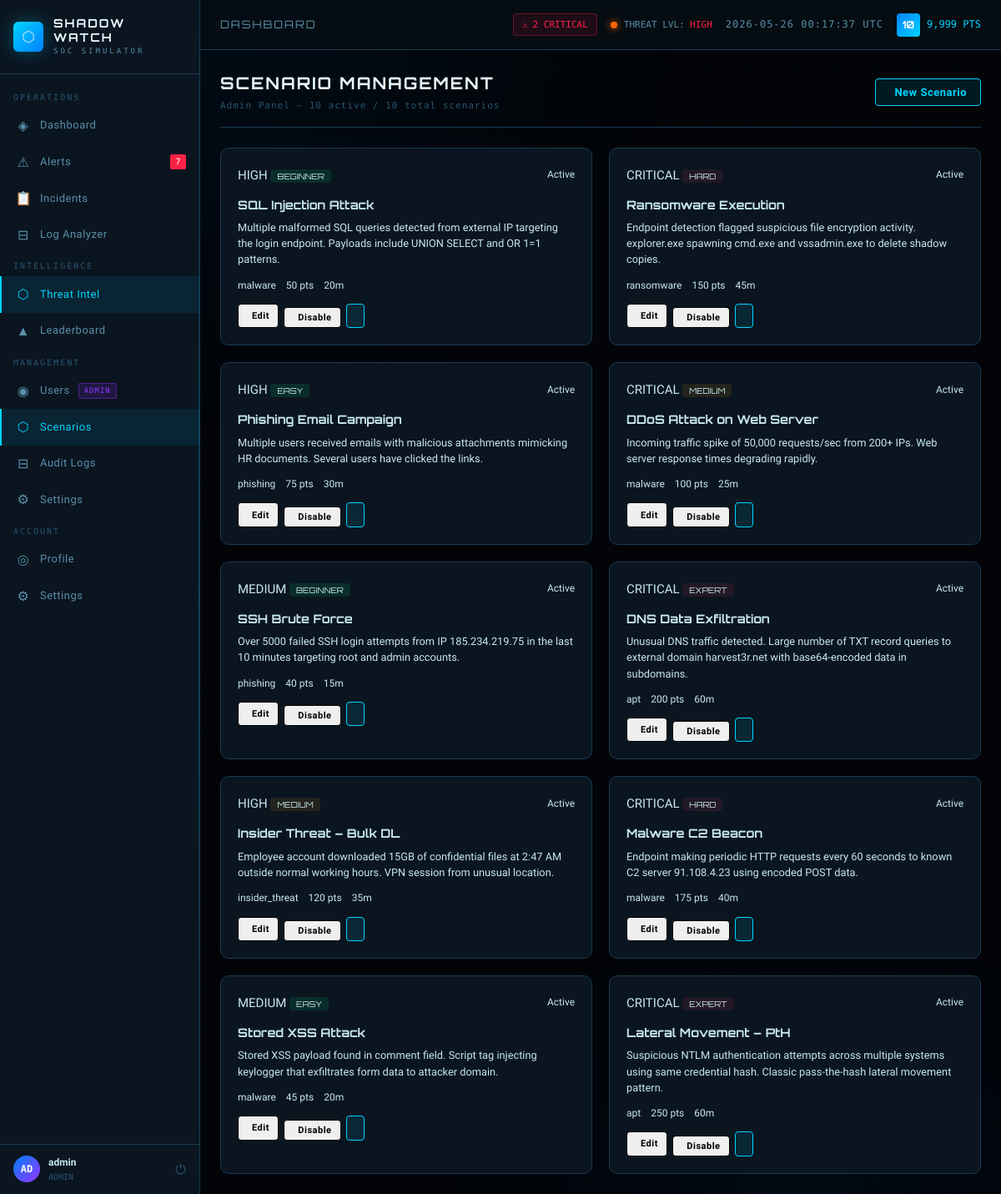
/admin/scenarios.php (signed in), run on the app's committed database.
### tables this page shows
CREATE TABLE IF NOT EXISTS users (
    id INT AUTO_INCREMENT PRIMARY KEY,
    username VARCHAR(50) UNIQUE NOT NULL,
    email VARCHAR(100) UNIQUE NOT NULL,
    password_hash VARCHAR(255) NOT NULL,
    role ENUM('analyst','senior_analyst','admin') DEFAULT 'analyst',
    score INT DEFAULT 0,
    level INT DEFAULT 1,
    preferences JSON DEFAULT NULL,
    is_active TINYINT(1) DEFAULT 1,
    last_login DATETIME DEFAULT NULL,
    created_at DATETIME DEFAULT CURRENT_TIMESTAMP,
    updated_at DATETIME DEFAULT CURRENT_TIMESTAMP ON UPDATE CURRENT_TIMESTAMP
);

CREATE TABLE IF NOT EXISTS scenarios (
    id INT AUTO_INCREMENT PRIMARY KEY,
    title VARCHAR(255) NOT NULL,
    description TEXT,
    category VARCHAR(100),
    severity ENUM('info','low','medium','high','critical') DEFAULT 'medium',
    difficulty ENUM('beginner','easy','medium','hard','expert') DEFAULT 'medium',
    points INT DEFAULT 50,
    alert_types VARCHAR(255) DEFAULT NULL,
    time_to_complete INT DEFAULT 30,
    is_active TINYINT(1) DEFAULT 1,
    created_at DATETIME DEFAULT CURRENT_TIMESTAMP
);

### includes/db.php (called while the page is built, shortened)
<?php
class Database {
    private static $instance = null;
    private $pdo;
    private function __construct() {
        $dsn = "mysql:host=" . DB_HOST . ";dbname=" . DB_NAME . ";charset=utf8mb4";
        $options = [
            PDO::ATTR_ERRMODE => PDO::ERRMODE_EXCEPTION,
            PDO::ATTR_DEFAULT_FETCH_MODE => PDO::FETCH_ASSOC,
            PDO::ATTR_EMULATE_PREPARES => false,
        ];
        try {
            $this->pdo = new PDO($dsn, DB_USER, DB_PASS, $options);
        } catch (PDOException $e) {
            error_log("DB Connection failed: " . $e->getMessage());
            die(json_encode(['error' => 'Database connection failed']));
        }
    }
    public static function getInstance() {
        if (!self::$instance) {
            self::$instance = new Database();
        }
        return self::$instance;
    }
    public function query($sql, $params = []) {
        $stmt = $this->pdo->prepare($sql);
        $stmt->execute($params);
        return $stmt;
    }
    public function fetchOne($sql, $params = []) {
        return $this->query($sql, $params)->fetch();
    }
}
function db() { return Database::getInstance(); }

### includes/functions.php (called while the page is built, shortened)
<?php
function sanitize($str) {
    return htmlspecialchars(trim((string)$str), ENT_QUOTES, 'UTF-8');
}
function getOpenAlertsCount() {
    $r = db()->fetchOne("SELECT COUNT(*) as cnt FROM alerts WHERE status = 'open'");
    return (int)($r['cnt'] ?? 0);
}
function getCriticalAlertsCount() {
    $r = db()->fetchOne("SELECT COUNT(*) as cnt FROM alerts WHERE status = 'open' AND severity = 'critical'");
    return (int)($r['cnt'] ?? 0);
}

### includes/auth.php (called while the page is built, shortened)
<?php
require_once __DIR__ . '/db.php';
function isLoggedIn() {
    return isset($_SESSION['user_id']) && !empty($_SESSION['user_id']);
}
function isAdmin() {
    return isset($_SESSION['user_role']) && $_SESSION['user_role'] === 'admin';
}
function isSeniorAnalyst() {
    return isset($_SESSION['user_role']) && in_array($_SESSION['user_role'], ['admin', 'senior_analyst']);
}
function getCurrentUser() {
    return db()->fetchOne("SELECT * FROM users WHERE id = ?", [$_SESSION['user_id']]);
}

### admin/scenarios.php (the view, shortened to what this page needs)
<?php
require_once '../includes/auth.php';
require_once '../includes/functions.php';
$db = db();
$scenarios = $db->query("SELECT * FROM scenarios ORDER BY created_at DESC")->fetchAll();
$counts = [
    'total'  => count($scenarios),
    'active' => count(array_filter($scenarios, fn($s) => $s['is_active'])),
];
include '../includes/header.php';
?>
<div class="page-header">
    <div>
        <h1 class="page-title"><i class="fas fa-dragon" style="color:var(--red)"></i> SCENARIO MANAGEMENT</h1>
        <p class="page-subtitle">Admin Panel — <?= $counts['active'] ?> active / <?= $counts['total'] ?> total scenarios</p>
    </div>
    <div class="page-actions">
        <button class="btn btn-primary" onclick="openModal('createModal')">
            <i class="fas fa-plus"></i> New Scenario
        </button>
    </div>
</div>
<div class="scenarios-grid">
    <?php foreach ($scenarios as $sc): ?>
    <div class="scenario-admin-card <?= !$sc['is_active'] ? 'inactive' : '' ?>">
        <div class="scard-header">
            <div>
                <span class="severity-badge severity-<?= $sc['severity'] ?>"><?= strtoupper($sc['severity']) ?></span>
                <span class="diff-badge diff-<?= $sc['difficulty'] ?>"><?= strtoupper($sc['difficulty']) ?></span>
            </div>
            <div class="scard-status">
                <?= $sc['is_active'] ? '<span style="color:var(--green)"><i class="fas fa-circle" style="font-size:.5rem"></i> Active</span>' : '<span style="color:var(--text-muted)"><i class="fas fa-circle" style="font-size:.5rem"></i> Inactive</span>' ?>
            </div>
        </div>
        <h3 class="scard-title"><?= sanitize($sc['title']) ?></h3>
        <p class="scard-desc"><?= sanitize($sc['description']) ?></p>
        <div class="scard-meta">
            <span><i class="fas fa-tag"></i> <?= sanitize($sc['category']) ?></span>
            <span><i class="fas fa-star"></i> <?= $sc['points'] ?> pts</span>
            <span><i class="fas fa-clock"></i> <?= $sc['time_to_complete'] ?>m</span>
        </div>
        <div class="scard-actions">
            <button class="btn btn-sm btn-secondary" onclick='openEditScenarioModal(<?= json_encode($sc) ?>)'>
                <i class="fas fa-edit"></i> Edit
            </button>
            <form method="POST" style="display:inline">
                <button type="submit" class="btn btn-sm <?= $sc['is_active']?'btn-warning':'btn-success' ?>">
                    <?= $sc['is_active']?'Disable':'Enable' ?>
                </button>
            </form>
            <button class="btn btn-sm btn-primary" onclick="generateFromScenario(<?= $sc['id'] ?>, '<?= addslashes($sc['title']) ?>')" title="Generate alert from this scenario">
            </button>
        </div>
    </div>
    <?php endforeach; ?>
</div>
<?php include '../includes/footer.php'; ?>

### includes/header.php (shortened to what this page needs)
<?php
require_once __DIR__ . '/auth.php';
require_once __DIR__ . '/functions.php';
$currentUser = getCurrentUser();
$openAlerts = getOpenAlertsCount();
$criticalAlerts = getCriticalAlertsCount();
$initials = strtoupper(substr($currentUser['username'], 0, 2));
$pageTitle = $pageTitle ?? 'Dashboard';
$currentPage = $currentPage ?? '';
?>
<!DOCTYPE html>
<html lang="en">
<head>
    <link rel="stylesheet" href="/shadowwatch/assets/css/app.css">
</head>
<body>
<div class="app-layout">
    <aside class="sidebar">
        <div class="sidebar-logo">
            <div class="logo-icon">⬡</div>
            <div>
                <div class="logo-text">SHADOW<br>WATCH</div>
                <div class="logo-sub">SOC SIMULATOR</div>
            </div>
        </div>
        <nav class="sidebar-nav">
            <div class="nav-section">Operations</div>
            <a href="/shadowwatch/dashboard.php" class="nav-item <?= $currentPage === 'dashboard' ? 'active' : '' ?>">
                <span class="nav-icon">◈</span> Dashboard
            </a>
            <a href="/shadowwatch/alerts.php" class="nav-item <?= $currentPage === 'alerts' ? 'active' : '' ?>">
                <span class="nav-icon">⚠</span> Alerts
                <?php if ($openAlerts > 0): ?>
                    <span class="nav-badge" id="alert-count-badge"><?= $openAlerts ?></span>
                <?php endif; ?>
            </a>
            <a href="/shadowwatch/incidents.php" class="nav-item <?= $currentPage === 'incidents' ? 'active' : '' ?>">
                <span class="nav-icon">📋</span> Incidents
            </a>
            <a href="/shadowwatch/logs.php" class="nav-item <?= $currentPage === 'logs' ? 'active' : '' ?>">
                <span class="nav-icon">⊟</span> Log Analyzer
            </a>
            <div class="nav-section">Intelligence</div>
            <a href="/shadowwatch/scenarios.php" class="nav-item <?= $currentPage === 'scenarios' ? 'active' : '' ?>">
                <span class="nav-icon">⬡</span> Threat Intel
            </a>
            <a href="/shadowwatch/leaderboard.php" class="nav-item <?= $currentPage === 'leaderboard' ? 'active' : '' ?>">
                <span class="nav-icon">▲</span> Leaderboard
            </a>
            <?php if (isSeniorAnalyst()): ?>
            <div class="nav-section">Management</div>
            <a href="/shadowwatch/admin/users.php" class="nav-item <?= $currentPage === 'admin_users' ? 'active' : '' ?>">
                <span class="nav-icon">◉</span> Users
                <?php if (isAdmin()): ?><span class="admin-badge">ADMIN</span><?php endif; ?>
            </a>
            <a href="/shadowwatch/admin/scenarios.php" class="nav-item <?= $currentPage === 'admin_scenarios' ? 'active' : '' ?>">
                <span class="nav-icon">⬡</span> Scenarios
            </a>
            <a href="/shadowwatch/admin/logs.php" class="nav-item <?= $currentPage === 'admin_logs' ? 'active' : '' ?>">
                <span class="nav-icon">⊟</span> Audit Logs
            </a>
            <a href="/shadowwatch/admin/settings.php" class="nav-item <?= $currentPage === 'admin_settings' ? 'active' : '' ?>">
                <span class="nav-icon">⚙</span> Settings
            </a>
            <?php endif; ?>
            <div class="nav-section">Account</div>
            <a href="/shadowwatch/profile.php" class="nav-item <?= $currentPage === 'profile' ? 'active' : '' ?>">
                <span class="nav-icon">◎</span> Profile
            </a>
            <a href="/shadowwatch/settings.php" class="nav-item <?= $currentPage === 'settings' ? 'active' : '' ?>">
                <span class="nav-icon">⚙</span> Settings
            </a>
        </nav>
        <div class="sidebar-footer">
            <div class="user-mini">
                <div class="user-avatar-sm"><?= $initials ?></div>
                <div class="user-mini-info">
                    <div class="user-mini-name"><?= htmlspecialchars($currentUser['username']) ?></div>
                    <div class="user-mini-role"><?= strtoupper(str_replace('_', ' ', $currentUser['role'])) ?></div>
                </div>
                <a href="/shadowwatch/includes/logout.php" title="Logout" style="color:var(--text-dim);text-decoration:none;font-size:16px;margin-left:4px;" onclick="return confirm('Logout?')">⏻</a>
            </div>
        </div>
    </aside>
    <div class="main-content">
        <header class="topbar">
            <span class="topbar-title"><?= htmlspecialchars($pageTitle) ?></span>
            <div class="topbar-right">
                <?php if ($criticalAlerts > 0): ?>
                <a href="/shadowwatch/alerts.php?severity=critical" class="topbar-alerts">
                    ⚠ <span id="topbar-alert-count"><?= $criticalAlerts ?> CRITICAL</span>
                </a>
                <?php endif; ?>
                <div class="threat-level">
                    <div class="threat-indicator"></div>
                    <span>THREAT LVL: <?= $criticalAlerts > 0 ? '<span style="color:var(--accent-red)">HIGH</span>' : '<span style="color:var(--accent-yellow)">ELEVATED</span>' ?></span>
                </div>
                <span class="topbar-clock" id="live-clock"></span>
                <div class="flex-center gap-8">
                    <span class="level-badge" title="Level <?= $currentUser['level'] ?>"><?= $currentUser['level'] ?></span>
                    <span style="font-family:var(--font-mono);font-size:12px;color:var(--accent-cyan)"><?= number_format($currentUser['score']) ?> PTS</span>
                </div>
            </div>
        </header>
        <div class="page-content">

### admin/scenarios.php (style rules this page uses)
.scenarios-grid { display:grid; grid-template-columns:repeat(auto-fill,minmax(320px,1fr)); gap:1.25rem; }
.scenario-admin-card { background:var(--bg-panel); border:1px solid var(--border); border-radius:10px; padding:1.25rem; transition:border-color .2s; }
.scard-header { display:flex; justify-content:space-between; align-items:center; margin-bottom:.75rem; }
.scard-status { font-size:.75rem; }
.scard-title { font-family:'Orbitron',sans-serif; font-size:.9rem; color:var(--text-primary); margin-bottom:.4rem; }
.scard-desc { font-size:.8rem; color:var(--text-muted); line-height:1.5; margin-bottom:.75rem; min-height:2.4rem; }
.scard-meta { display:flex; gap:.75rem; font-size:.75rem; color:var(--text-muted); margin-bottom:.75rem; }
.scard-actions { display:flex; gap:.4rem; flex-wrap:wrap; }
.diff-badge { padding:2px 8px; border-radius:4px; font-size:.6rem; font-family:'Orbitron',sans-serif; }
.diff-beginner,.diff-easy { background:rgba(0,255,136,.1); color:var(--green); border:1px solid var(--green); }
.diff-medium { background:rgba(255,165,0,.1); color:var(--orange); border:1px solid var(--orange); }
.diff-hard,.diff-expert { background:rgba(255,56,96,.1); color:var(--red); border:1px solid var(--red); }

### data on the page
users: username "AD", username "admin", role "ADMIN", level "10", score "9,999"
scenarios: severity "HIGH", difficulty "BEGINNER", is_active "Active", title "SQL Injection Attack", description "Multiple malformed SQL queries detected from external IP targeting the login endpoint. Payloads include UNION SELECT and OR 1=1 patterns.", category "malware", points "50", time_to_complete "20"
scenarios: severity "CRITICAL", difficulty "HARD", is_active "Active", title "Ransomware Execution", description "Endpoint detection flagged suspicious file encryption activity. explorer.exe spawning cmd.exe and vssadmin.exe to delete shadow copies.", category "ransomware", points "150", time_to_complete "45"
scenarios: severity "HIGH", difficulty "EASY", is_active "Active", title "Phishing Email Campaign", description "Multiple users received emails with malicious attachments mimicking HR documents. Several users have clicked the links.", category "phishing", points "75", time_to_complete "30"
scenarios: severity "CRITICAL", difficulty "MEDIUM", is_active "Active", title "DDoS Attack on Web Server", description "Incoming traffic spike of 50,000 requests/sec from 200+ IPs. Web server response times degrading rapidly.", category "malware", points "100", time_to_complete "25"
scenarios: severity "MEDIUM", difficulty "BEGINNER", is_active "Active", title "SSH Brute Force", description "Over 5000 failed SSH login attempts from IP 185.234.219.75 in the last 10 minutes targeting root and admin accounts.", category "phishing", points "40", time_to_complete "15"
scenarios: severity "CRITICAL", difficulty "EXPERT", is_active "Active", title "DNS Data Exfiltration", description "Unusual DNS traffic detected. Large number of TXT record queries to external domain harvest3r.net with base64-encoded data in subdomains.", category "apt", points "200", time_to_complete "60"
scenarios: severity "HIGH", difficulty "MEDIUM", is_active "Active", title "Insider Threat – Bulk DL", description "Employee account downloaded 15GB of confidential files at 2:47 AM outside normal working hours. VPN session from unusual location.", category "insider_threat", points "120", time_to_complete "35"
scenarios: severity "CRITICAL", difficulty "HARD", is_active "Active", title "Malware C2 Beacon", description "Endpoint making periodic HTTP requests every 60 seconds to known C2 server 91.108.4.23 using encoded POST data.", category "malware", points "175", time_to_complete "40"
scenarios: severity "MEDIUM", difficulty "EASY", is_active "Active", title "Stored XSS Attack", description "Stored XSS payload found in comment field. Script tag injecting keylogger that exfiltrates form data to attacker domain.", category "malware", points "45", time_to_complete "20"
scenarios: severity "CRITICAL", difficulty "EXPERT", is_active "Active", title "Lateral Movement – PtH", description "Suspicious NTLM authentication attempts across multiple systems using same credential hash. Classic pass-the-hash lateral movement pattern.", category "apt", points "250", time_to_complete "60"

### other printed values
$openAlerts "7"
$pageTitle "DASHBOARD"
$criticalAlerts "2"
$counts['active'] "10"
$counts['total'] "10"
